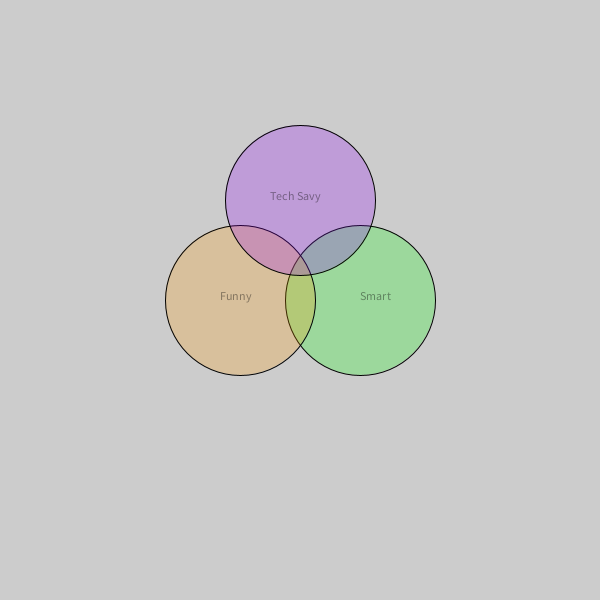
Frame 1 (no input)
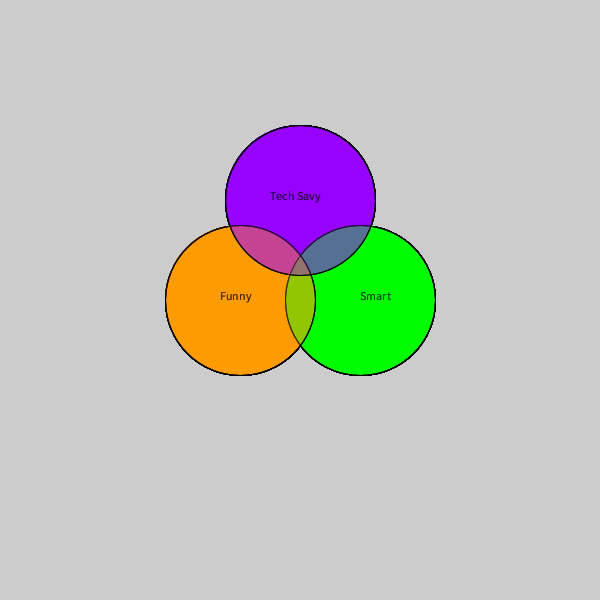
Frame 60 (the mouse pressed at the canvas centre just before this capture)
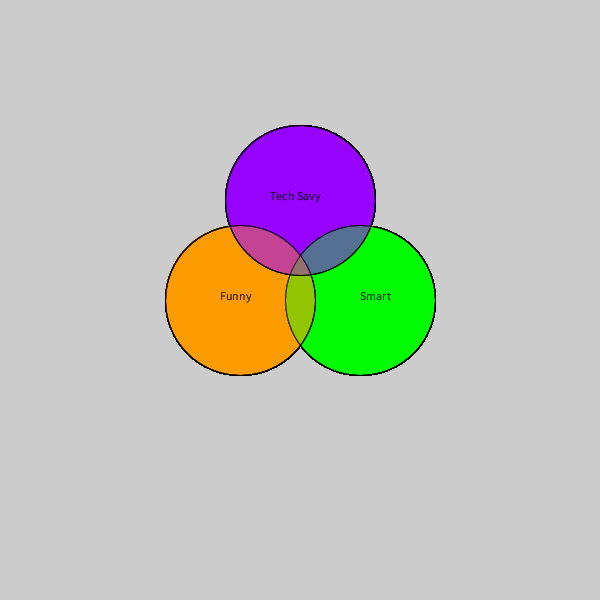
Frame 120 (the mouse held since frame 60 and released just before this capture)

The Processing sketch that drew these frames (run headless with seeded random() and noise(); from frame 60 on, the mouse is pressed at the canvas centre):

// Processing sketch: VennDiagram
// ── VennDiagram.pde
  int centerX = 300;
  int centerY = 300;
  int circleWidth = 150;
  int circleHeight = 150;
void setup() {
  size(600,600);


}
void draw() {

    fill (0,255,0,60);
  ellipse (centerX+60, centerY, circleWidth, circleHeight);
    fill (255,153,0,60);
  ellipse (centerX-60, centerY, circleWidth, circleHeight);
    fill (150,0,255,60);
  ellipse (centerX, centerY-100, circleWidth, circleHeight);
    fill (0,0,0,100);
  text ("Smart", centerX+60, centerY);
  text ("Funny", centerX-80, centerY);
  text ("Tech Savy", centerX-30, centerY-100);

}
